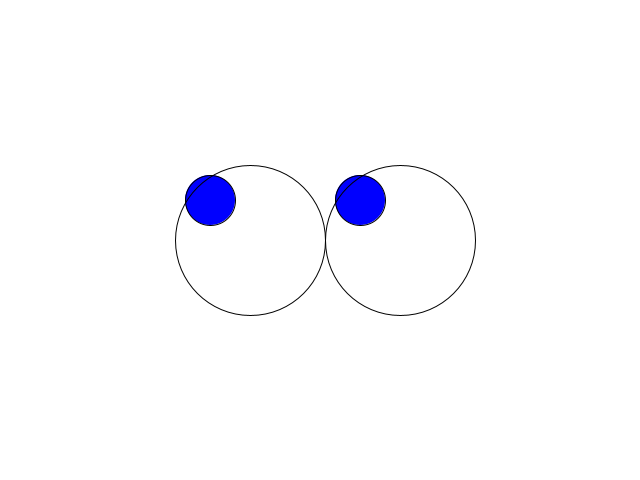
Frame 1 (no input)
Frame 60 (the mouse pressed at the canvas centre just before this capture): identical to frame 1, image omitted
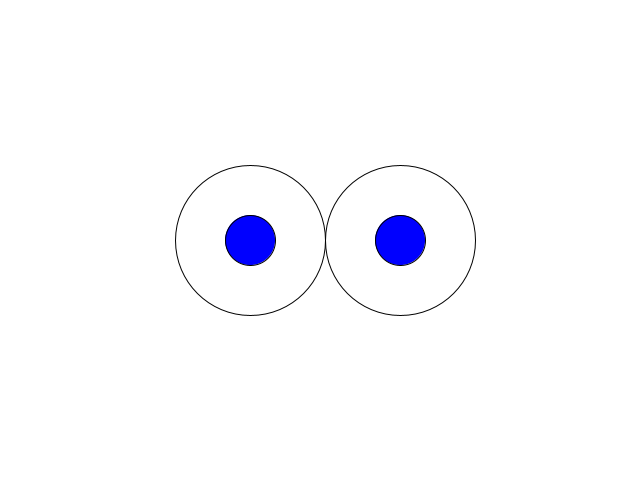
Frame 120 (the mouse held since frame 60 and released just before this capture)

The Processing sketch that drew these frames (run headless with seeded random() and noise(); from frame 60 on, the mouse is pressed at the canvas centre):

// Processing sketch: processing_185604
// ── processing_185604.pde

//Keith Pomana
//DMS110
//Eyeball Mapping

int x,y;
float xinthebox;
float yinthebox;
int x_cord;
int y_cord;
int spacing;

void setup () {
  background(255,255,255);
  size(640,480);
  }
  
void draw () {
  background(255);
  fill(0,0,255);
  x = mouseX;
  y = mouseY;
  x_cord = 320-70;
  y_cord = 240;
  spacing = 150;
  xinthebox = map(x, 0, 639, x_cord-40, x_cord+40);
  yinthebox = map(y, 0, 479, y_cord-40, y_cord+40);
  ellipse(xinthebox,yinthebox,50,50);
  ellipse(xinthebox+spacing,yinthebox,50,50);
  noFill();
  ellipse(x_cord,y_cord,150,150);
  ellipse(x_cord+spacing,y_cord,150,150);
}

void mousePressed(){
   
}
